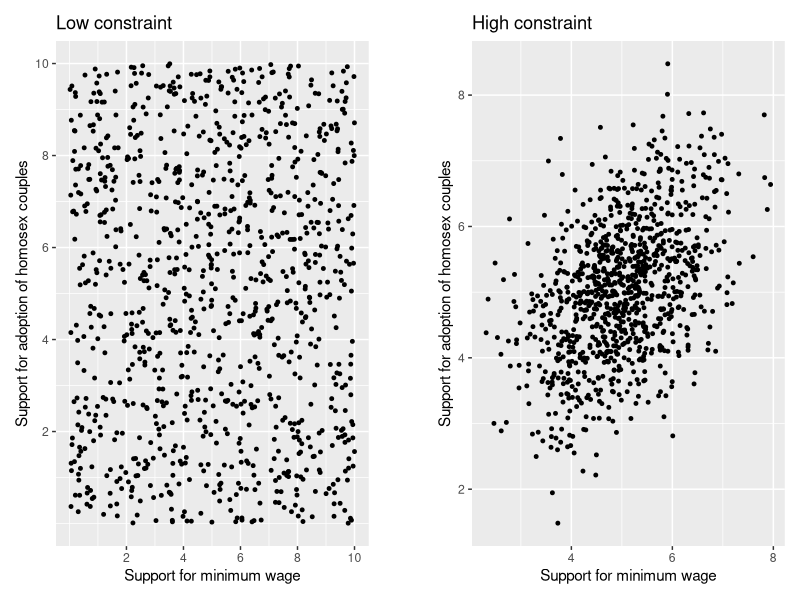
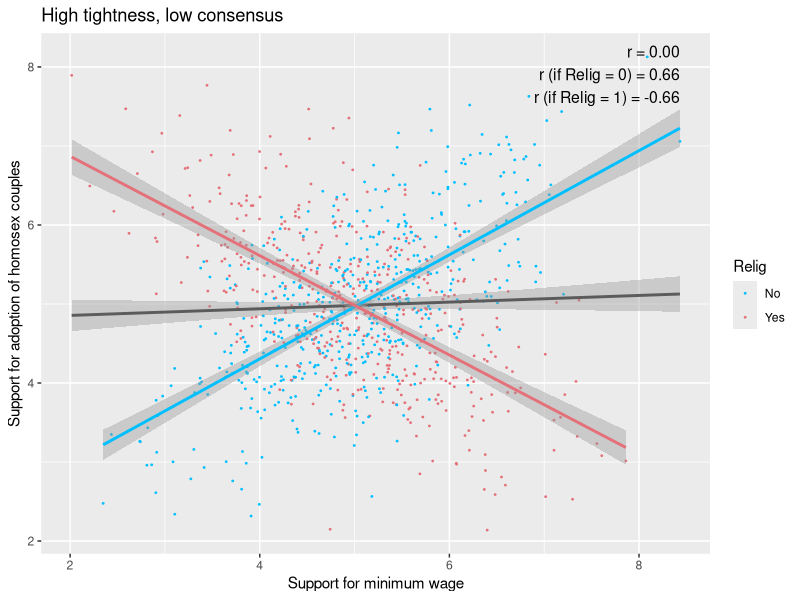
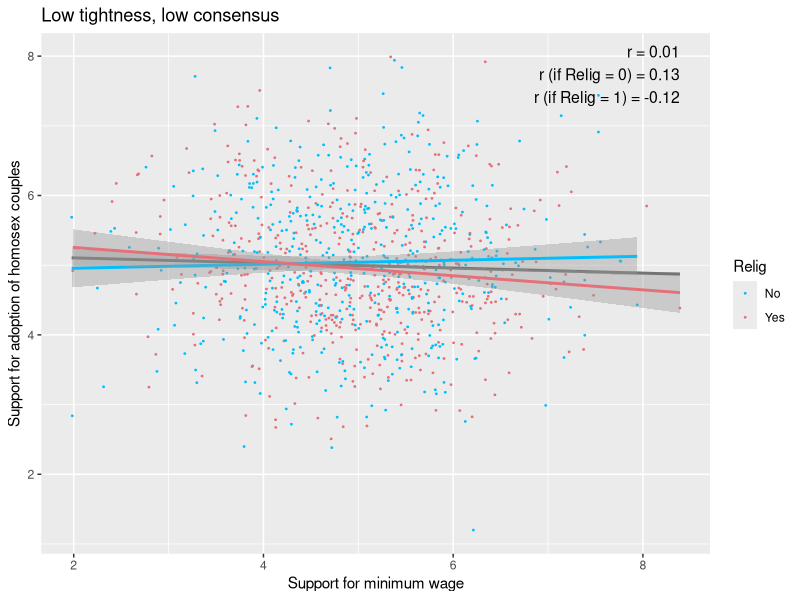
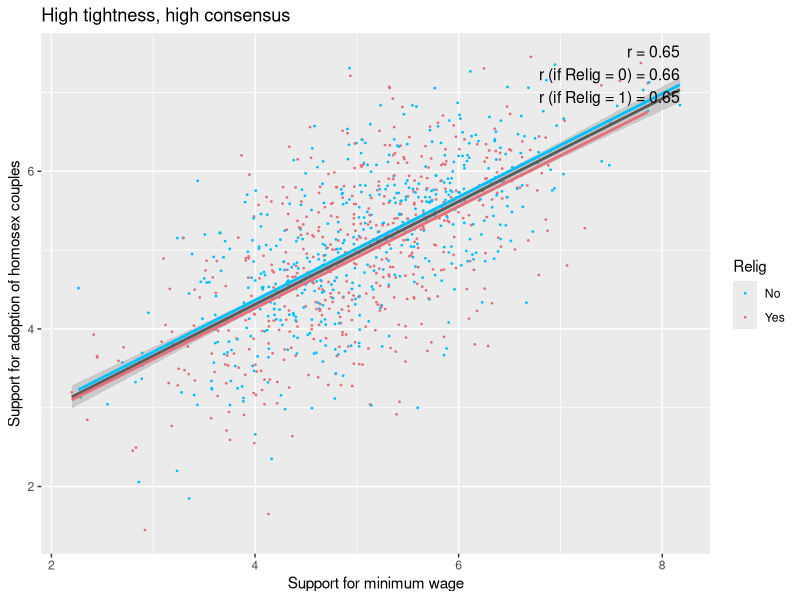
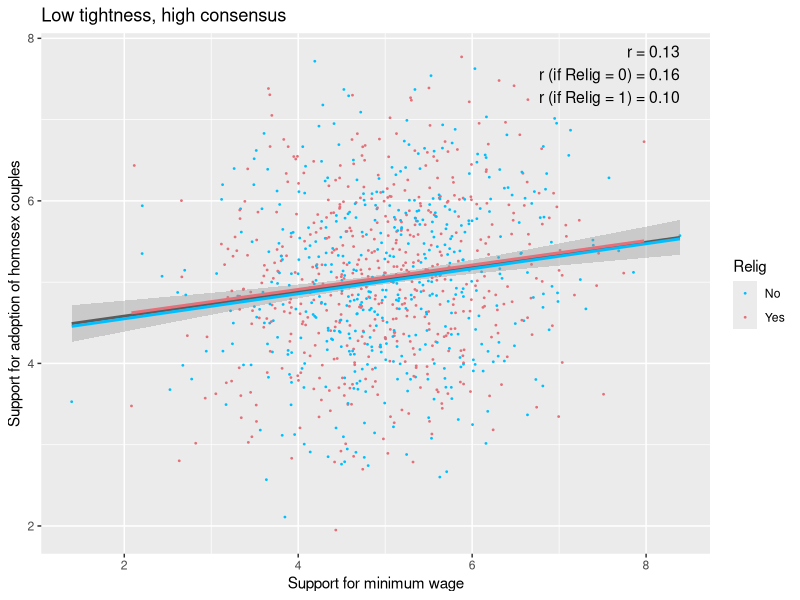

Source code (R) for these figures, in order:
## ---- chunk 1
knitr::opts_chunk$set(echo = TRUE)

library(MASS)
library(ggplot2)
library(dplyr)
library(here)
library(patchwork)
## ---- chunk 2
Min_wage <- runif(1000, min = 0, max = 10)
Adopt <- runif(1000, min = 0, max = 10)

# Create a dataframe with the generated variables
df <- data.frame(Min_wage, Adopt)

# Create a scatterplot of PTV_PD vs. Big_gov
plot_1 <- ggplot(df, aes(x = Min_wage, y = Adopt)) +
  geom_point(size = 1) +
  labs(x = "Support for minimum wage", y = "Support for adoption of homosex couples", 
       title = "Low constraint") +
  scale_x_continuous(breaks = c(2, 4, 6, 8, 10)) +
  scale_y_continuous(breaks = c(2, 4, 6, 8, 10))
## ---- chunk 3
# Set the desired correlation coefficient
desired_correlation <- 0.45

# Create a random sample of data with the specified correlation
set.seed(123)  # Set a seed for reproducibility
n <- 1000
mean_vector <- c(5, 5)  # Mean values for Min_wage and Adopt
cor_matrix <- matrix(c(1, desired_correlation, desired_correlation, 1), nrow = 2)  # Covariance matrix
data_matrix <- MASS::mvrnorm(n, mu = mean_vector, Sigma = cor_matrix)

# Create a dataframe with the generated variables
df <- data.frame(Min_wage = data_matrix[, 1], Adopt = data_matrix[, 2])

# Create a scatterplot of Min_wage vs. Adopt
plot_2 <- ggplot(df, aes(x = Min_wage, y = Adopt)) +
  geom_point(size = 1) +
  labs(x = "Support for minimum wage", y = "Support for adoption of homosex couples",
       title = "High constraint") +
  scale_x_continuous(breaks = c(2, 4, 6, 8, 10)) +
  scale_y_continuous(breaks = c(2, 4, 6, 8, 10))
## ---- chunk 4
plottt = plot_1 + plot_spacer() + plot_2 + plot_layout(widths = c(4, 0.5 ,4))
ggsave(here("data_vis",  "const.jpg"), plottt, width = 18, height = 9)
## ---- chunk 5
#high_low
# Generate random values for Variable1 and Variable2
n <- 1000  # Number of rows
mean1 <- 5  # Mean value for Variable1
mean2 <- 5  # Mean value for Variable2
correlation_target <- 0.65  # Target correlation when Variable3 is 0

# Generate correlated data for Variable1 and Variable2 when Variable3 is 0
sigma <- matrix(c(1, correlation_target, correlation_target, 1), nrow = 2)
data_correlated_0 <- mvrnorm(n, mu = c(mean1, mean2), Sigma = sigma)

# Ensure values are within the range [0, 10]
data_correlated_0 <- pmax(pmin(data_correlated_0, 10), 0)

# Generate Variable3 (dummy variable with values 0 and 1)
Variable3 <- sample(0:1, n, replace = TRUE)

# Generate correlated data for Variable1 and Variable2 when Variable3 is 1
correlation_target_1 <- -0.65  # Target correlation when Variable3 is 1
sigma_1 <- matrix(c(1, correlation_target_1, correlation_target_1, 1), nrow = 2)
data_correlated_1 <- mvrnorm(n, mu = c(mean1, mean2), Sigma = sigma_1)

# Ensure values are within the range [0, 10]
data_correlated_1 <- pmax(pmin(data_correlated_1, 10), 0)

# Combine the data based on Variable3
data_high_low <- data.frame(
  Variable1 = ifelse(Variable3 == 0, data_correlated_0[, 1], data_correlated_1[, 1]),
  Variable2 = ifelse(Variable3 == 0, data_correlated_0[, 2], data_correlated_1[, 2]),
  Variable3 = Variable3
)

data_high_low = data_high_low %>% 
  rename(Min_wage = Variable1, Adopt = Variable2, Relig = Variable3)
## ---- chunk 6
# Calculate correlation labels
(correlation_value_default <- cor(data_high_low$Min_wage, data_high_low$Adopt))
(correlation_value_relig0 <- cor(subset(data_high_low, Relig == 0)$Min_wage, 
                                 subset(data_high_low, Relig == 0)$Adopt))
(correlation_value_relig1 <- cor(subset(data_high_low, Relig == 1)$Min_wage, 
                                 subset(data_high_low, Relig == 1)$Adopt))
## ---- chunk 7
# Create a scatterplot with modifications
scatter_plot <- ggplot(data_high_low, aes(x = Min_wage, y = Adopt, color = factor(Relig))) +
  geom_point(size = 0.3) +  # Reduce dot size by setting size
  
  # Add a regression line for the association between Min_wage and Adopt (default color)
  geom_smooth(method = lm, se = T, color = "#5b5b5b", aes(group = 1)) +
  
  # Add a regression line for Min_wage and Adopt when Relig = 0 (colored with #00BFFF)
  geom_smooth(data = subset(data_high_low, Relig == 0), method = lm, se = T, color = "#00BFFF", aes(group = 2)) +
  
  # Add a regression line for Min_wage and Adopt when Relig = 1 (colored with #E4717A)
  geom_smooth(data = subset(data_high_low, Relig == 1), method = lm, se = T, color = "#E4717A", aes(group = 3)) +
  
  labs(x = "Support for minimum wage", y = "Support for adoption of homosex couples", 
       title = "High tightness, low consensus") +
  scale_color_manual(values = c("0" = "#00BFFF", "1" = "#E4717A"), labels = c("0" = "No", "1" = "Yes")) +  # Define colors and labels for Relig
  guides(color = guide_legend(title = "Relig"))  # Add legend with the title "Relig"

# Add the specified text to the top right border
scatter_plot_with_text <- scatter_plot +
  annotate("text", x = max(data_high_low$Min_wage), y = max(data_high_low$Adopt), 
           label = "r = 0.00
           r (if Relig = 0) = 0.66
           r (if Relig = 1) = -0.66", vjust = 0.8, hjust = 1, size = 4) 

# Display the scatterplot with the added text
ggsave(here("data_vis",  "high_low.jpg"), width = 8, height = 4.5)

## ---- chunk 8
#low_low
# Generate random values for Variable1 and Variable2
n <- 1000  # Number of rows
mean1 <- 5  # Mean value for Variable1
mean2 <- 5  # Mean value for Variable2
correlation_target <- 0.15  # Target correlation when Variable3 is 0

# Generate correlated data for Variable1 and Variable2 when Variable3 is 0
sigma <- matrix(c(1, correlation_target, correlation_target, 1), nrow = 2)
data_correlated_0 <- mvrnorm(n, mu = c(mean1, mean2), Sigma = sigma)

# Ensure values are within the range [0, 10]
data_correlated_0 <- pmax(pmin(data_correlated_0, 10), 0)

# Generate Variable3 (dummy variable with values 0 and 1)
Variable3 <- sample(0:1, n, replace = TRUE)

# Generate correlated data for Variable1 and Variable2 when Variable3 is 1
correlation_target_1 <- -0.15  # Target correlation when Variable3 is 1
sigma_1 <- matrix(c(1, correlation_target_1, correlation_target_1, 1), nrow = 2)
data_correlated_1 <- mvrnorm(n, mu = c(mean1, mean2), Sigma = sigma_1)

# Ensure values are within the range [0, 10]
data_correlated_1 <- pmax(pmin(data_correlated_1, 10), 0)

# Combine the data based on Variable3
data_low_low <- data.frame(
  Variable1 = ifelse(Variable3 == 0, data_correlated_0[, 1], data_correlated_1[, 1]),
  Variable2 = ifelse(Variable3 == 0, data_correlated_0[, 2], data_correlated_1[, 2]),
  Variable3 = Variable3
)

data_low_low = data_low_low %>% 
  rename(Min_wage = Variable1, Adopt = Variable2, Relig = Variable3)
## ---- chunk 9
# Calculate correlation labels
(correlation_value_default <- cor(data_low_low$Min_wage, data_low_low$Adopt))
(correlation_value_relig0 <- cor(subset(data_low_low, Relig == 0)$Min_wage, 
                                 subset(data_low_low, Relig == 0)$Adopt))
(correlation_value_relig1 <- cor(subset(data_low_low, Relig == 1)$Min_wage, 
                                 subset(data_low_low, Relig == 1)$Adopt))
## ---- chunk 10
# Create a scatterplot with modifications
scatter_plot <- ggplot(data_low_low, aes(x = Min_wage, y = Adopt, color = factor(Relig))) +
  geom_point(size = 0.3) +  # Reduce dot size by setting size
  
  # Add a regression line for the association between Min_wage and Adopt (default color)
  geom_smooth(method = lm, se = F, color = "#5b5b5b", aes(group = 1)) +
  
  # Add a regression line for Min_wage and Adopt when Relig = 0 (colored with #00BFFF)
  geom_smooth(data = subset(data_low_low, Relig == 0), method = lm, se = T, color = "#00BFFF", aes(group = 2)) +
  
  # Add a regression line for Min_wage and Adopt when Relig = 1 (colored with #E4717A)
  geom_smooth(data = subset(data_low_low, Relig == 1), method = lm, se = T, color = "#E4717A", aes(group = 3)) +
  
  labs(x = "Support for minimum wage", y = "Support for adoption of homosex couples",
       title = "Low tightness, low consensus") +
  scale_color_manual(values = c("0" = "#00BFFF", "1" = "#E4717A"), labels = c("0" = "No", "1" = "Yes")) +  # Define colors and labels for Relig
  guides(color = guide_legend(title = "Relig"))  # Add legend with the title "Relig"

# Add the specified text to the top right border
scatter_plot_with_text <- scatter_plot +
  annotate("text", x = max(data_low_low$Min_wage), y = max(data_low_low$Adopt), 
           label = "r = 0.01
           r (if Relig = 0) = 0.13
           r (if Relig = 1) = -0.12", vjust = 0.8, hjust = 1, size = 4) 

# Display the scatterplot with the added text
ggsave(here("data_vis",  "low_low.jpg"), width = 8, height = 4.5)

## ---- chunk 11
#high_high

n <- 1000  # Number of rows
mean1 <- 5  # Mean value for Variable 1
mean2 <- 5  # Mean value for Variable 2
correlation_target <- 0.65  # Target correlation

# Generate correlated data
sigma <- matrix(c(1, correlation_target, correlation_target, 1), nrow = 2)
data_correlated <- mvrnorm(n, mu = c(mean1, mean2), Sigma = sigma)

# Ensure values are within the range [0, 10]
data_correlated <- pmax(pmin(data_correlated, 10), 0)



# Create a dataframe with the generated data
data_high_high <- data.frame(Variable1 = data_correlated[, 1],
                             Variable2 = data_correlated[, 2],
                             Variable3 = sample(0:1, n, replace = TRUE))

data_high_high = data_high_high %>% 
  rename(Min_wage = Variable1, Adopt = Variable2, Relig = Variable3)

## ---- chunk 12
# Calculate correlation labels
(correlation_value_default <- cor(data_high_high$Min_wage, data_high_high$Adopt))
(correlation_value_relig0 <- cor(subset(data_high_high, Relig == 0)$Min_wage, 
                                 subset(data_high_high, Relig == 0)$Adopt))
(correlation_value_relig1 <- cor(subset(data_high_high, Relig == 1)$Min_wage, 
                                 subset(data_high_high, Relig == 1)$Adopt))
## ---- chunk 13
# Create a scatterplot with modifications
scatter_plot <- ggplot(data_high_high, aes(x = Min_wage, y = Adopt, color = factor(Relig))) +
  geom_point(size = 0.3) +  # Reduce dot size by setting size
  
  # Add a regression line for the association between Min_wage and Adopt (default color)
  geom_smooth(method = lm, se = T, color = "#5b5b5b", aes(group = 1)) +
  
  # Add a regression line for Min_wage and Adopt when Relig = 0 (colored with #00BFFF)
  geom_smooth(data = subset(data_high_high, Relig == 0), method = lm, se = F, color = "#00BFFF", aes(group = 2)) +
  
  # Add a regression line for Min_wage and Adopt when Relig = 1 (colored with #E4717A)
  geom_smooth(data = subset(data_high_high, Relig == 1), method = lm, se = F, color = "#E4717A", aes(group = 3)) +
  
  labs(x = "Support for minimum wage", y = "Support for adoption of homosex couples",
       title = "High tightness, high consensus") +
  scale_color_manual(values = c("0" = "#00BFFF", "1" = "#E4717A"), labels = c("0" = "No", "1" = "Yes")) +  # Define colors and labels for Relig
  guides(color = guide_legend(title = "Relig"))  # Add legend with the title "Relig"

# Add the specified text to the top right border
scatter_plot_with_text <- scatter_plot +
  annotate("text", x = max(data_high_high$Min_wage), y = max(data_high_high$Adopt), 
           label = "r = 0.65
           r (if Relig = 0) = 0.66
           r (if Relig = 1) = 0.65", vjust = 0.8, hjust = 1, size = 4) 

# Display the scatterplot with the added text
ggsave(here("data_vis",  "high_high.jpg"), width = 8, height = 4.5)

## ---- chunk 14
#Low high
# Generate random values for Variable 1 and Variable 2
n <- 1000  # Number of rows
mean1 <- 5  # Mean value for Variable 1
mean2 <- 5  # Mean value for Variable 2
correlation_target <- 0.15  # Target correlation

# Generate correlated data
sigma <- matrix(c(1, correlation_target, correlation_target, 1), nrow = 2)
data_correlated <- mvrnorm(n, mu = c(mean1, mean2), Sigma = sigma)

# Ensure values are within the range [0, 10]
data_correlated <- pmax(pmin(data_correlated, 10), 0)

Variable3 <- sample(0:1, n, replace = TRUE)

# Create a dataframe with the generated data
data_low_high <- data.frame(Variable1 = data_correlated[, 1],
                            Variable2 = data_correlated[, 2],
                            Variable3 = sample(0:1, n, replace = TRUE))

data_low_high = data_low_high %>% 
  rename(Min_wage = Variable1, Adopt = Variable2, Relig = Variable3)
## ---- chunk 15
# Calculate correlation labels
(correlation_value_default <- cor(data_low_high$Min_wage, data_low_high$Adopt))
(correlation_value_relig0 <- cor(subset(data_low_high, Relig == 0)$Min_wage, 
                                 subset(data_low_high, Relig == 0)$Adopt))
(correlation_value_relig1 <- cor(subset(data_low_high, Relig == 1)$Min_wage, 
                                 subset(data_low_high, Relig == 1)$Adopt))
## ---- chunk 16
# Create a scatterplot with modifications
scatter_plot <- ggplot(data_low_high, aes(x = Min_wage, y = Adopt, color = factor(Relig))) +
  geom_point(size = 0.3) +  # Reduce dot size by setting size
  
  # Add a regression line for the association between Min_wage and Adopt (default color)
  geom_smooth(method = lm, se = T, color = "#5b5b5b", aes(group = 1)) +
  
  # Add a regression line for Min_wage and Adopt when Relig = 0 (colored with #00BFFF)
  geom_smooth(data = subset(data_low_high, Relig == 0), method = lm, se = F, color = "#00BFFF", aes(group = 2)) +
  
  # Add a regression line for Min_wage and Adopt when Relig = 1 (colored with #E4717A)
  geom_smooth(data = subset(data_low_high, Relig == 1), method = lm, se = F, color = "#E4717A", aes(group = 3)) +
  
  labs(x = "Support for minimum wage", y = "Support for adoption of homosex couples", 
       title = "Low tightness, high consensus") +
  scale_color_manual(values = c("0" = "#00BFFF", "1" = "#E4717A"), labels = c("0" = "No", "1" = "Yes")) +  # Define colors and labels for Relig
  guides(color = guide_legend(title = "Relig"))  # Add legend with the title "Relig"

# Add the specified text to the top right border
scatter_plot_with_text <- scatter_plot +
  annotate("text", x = max(data_low_high$Min_wage), y = max(data_low_high$Adopt), 
           label = "r = 0.13
           r (if Relig = 0) = 0.16
           r (if Relig = 1) = 0.10", vjust = 0.8, hjust = 1, size = 4) 

# Display the scatterplot with the added text
ggsave(here("data_vis",  "low_high.jpg"), width = 8, height = 4.5)

